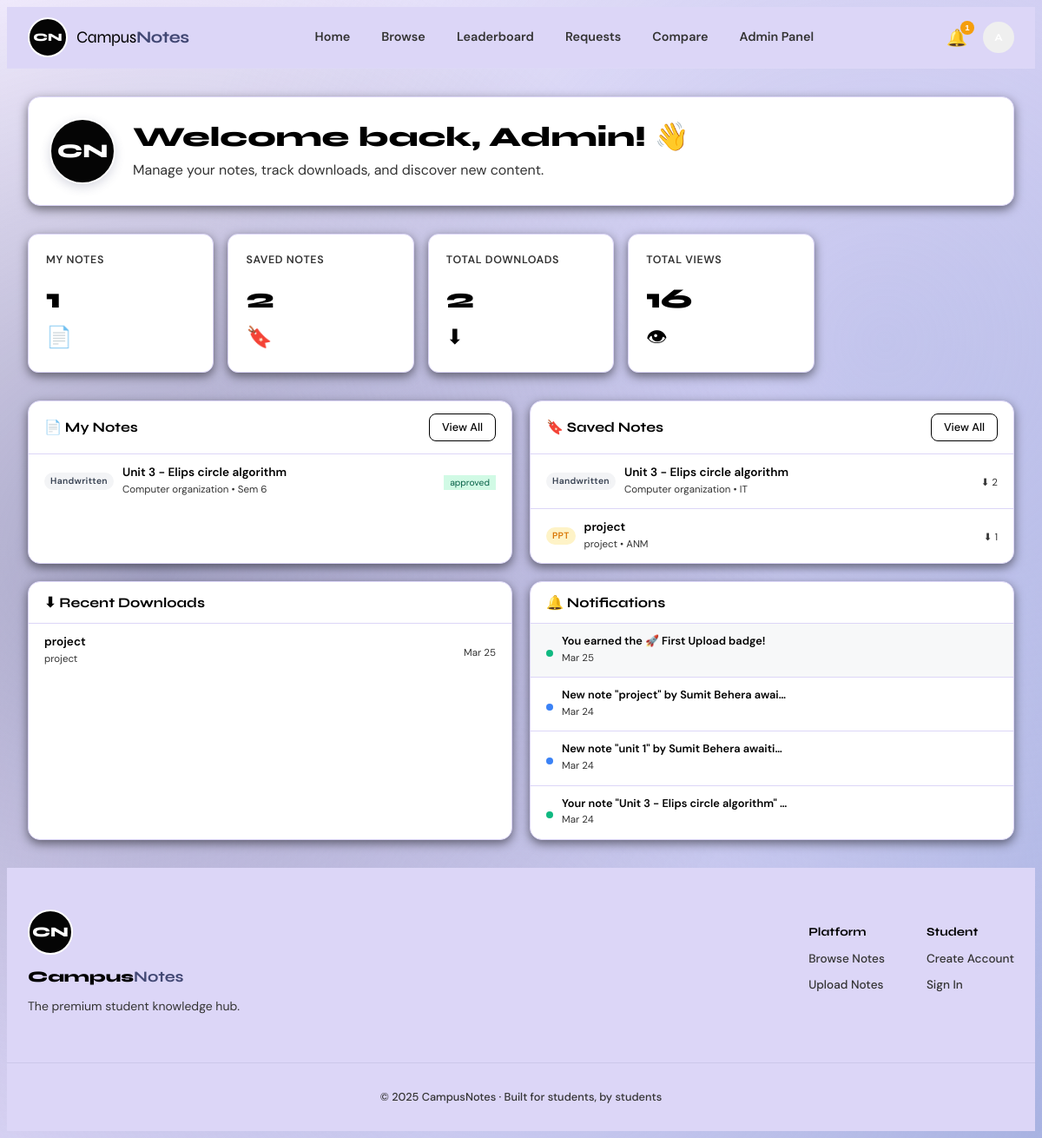
The app's page /dashboard (signed in) with its own data.
### tables this page shows
CREATE TABLE users(
        id INTEGER PRIMARY KEY AUTOINCREMENT, name TEXT NOT NULL,
        email TEXT UNIQUE NOT NULL, password_hash TEXT NOT NULL,
        role TEXT DEFAULT 'student', status TEXT DEFAULT 'active',
        college TEXT, branch TEXT, semester INTEGER, bio TEXT,
        avatar_color TEXT DEFAULT '#4f46e5',
        created_at TEXT DEFAULT(datetime('now')), profile_picture TEXT, is_verified INTEGER DEFAULT 0);

CREATE TABLE notes(
        id INTEGER PRIMARY KEY AUTOINCREMENT, title TEXT NOT NULL,
        subject TEXT NOT NULL, branch TEXT NOT NULL, semester INTEGER NOT NULL,
        note_type TEXT NOT NULL, difficulty TEXT NOT NULL,
        description TEXT, tags TEXT, college TEXT, file_path TEXT NOT NULL,
        file_name TEXT, file_size INTEGER, file_ext TEXT,
        uploaded_by INTEGER NOT NULL REFERENCES users(id) ON DELETE CASCADE,
        downloads INTEGER DEFAULT 0, views INTEGER DEFAULT 0,
        status TEXT DEFAULT 'pending', reject_reason TEXT,
        featured INTEGER DEFAULT 0,
        uploaded_at TEXT DEFAULT(datetime('now')), approved_at TEXT);

CREATE TABLE saved_notes(
        id INTEGER PRIMARY KEY AUTOINCREMENT,
        user_id INTEGER NOT NULL REFERENCES users(id) ON DELETE CASCADE,
        note_id INTEGER NOT NULL REFERENCES notes(id) ON DELETE CASCADE,
        saved_at TEXT DEFAULT(datetime('now')), UNIQUE(user_id,note_id));

CREATE TABLE download_history(
        id INTEGER PRIMARY KEY AUTOINCREMENT,
        user_id INTEGER NOT NULL REFERENCES users(id) ON DELETE CASCADE,
        note_id INTEGER NOT NULL REFERENCES notes(id) ON DELETE CASCADE,
        downloaded_at TEXT DEFAULT(datetime('now')));

CREATE TABLE notifications(
        id INTEGER PRIMARY KEY AUTOINCREMENT,
        user_id INTEGER NOT NULL REFERENCES users(id) ON DELETE CASCADE,
        message TEXT NOT NULL, type TEXT DEFAULT 'info',
        is_read INTEGER DEFAULT 0, link TEXT,
        created_at TEXT DEFAULT(datetime('now')));

### app.py (the view)
@app.route('/dashboard')
@login_req
def dashboard():
    db=get_db(); u=cur_user()
    my_notes=db.execute("SELECT * FROM notes WHERE uploaded_by=? ORDER BY uploaded_at DESC",(u['id'],)).fetchall()
    saved=db.execute("SELECT sn.user_id, sn.saved_at, n.id as id, n.id as note_id, n.title, n.subject, n.note_type, n.branch, n.semester, n.difficulty, n.file_ext, n.downloads, n.views, n.uploaded_at, n.uploaded_by, n.featured FROM saved_notes sn JOIN notes n ON sn.note_id=n.id WHERE sn.user_id=? AND n.status='approved' ORDER BY sn.saved_at DESC",(u['id'],)).fetchall()
    downloads=db.execute("SELECT dh.*,n.title,n.subject FROM download_history dh JOIN notes n ON dh.note_id=n.id WHERE dh.user_id=? ORDER BY dh.downloaded_at DESC LIMIT 10",(u['id'],)).fetchall()
    notifs=db.execute("SELECT * FROM notifications WHERE user_id=? ORDER BY created_at DESC LIMIT 6",(u['id'],)).fetchall()
    saved_ids={s['note_id'] for s in saved}
    uploaders={u['id']:u}
    for s in saved:
        if s['uploaded_by'] not in uploaders:
            uploaders[s['uploaded_by']]=db.execute("SELECT * FROM users WHERE id=?",(s['uploaded_by'],)).fetchone()
    return render_template('student/dashboard.html',my_notes=my_notes,saved=saved,
                           downloads=downloads,notifs=notifs,saved_ids=saved_ids,uploaders=uploaders,
                           total_downloads=sum(n['downloads'] for n in my_notes),
                           total_views=sum(n['views'] for n in my_notes))

### app.py (called while the page is built)
def get_db():
    if 'db' not in g:
        g.db = sqlite3.connect(DB_PATH)
        g.db.row_factory = sqlite3.Row
        g.db.execute("PRAGMA foreign_keys=ON")
    return g.db

def cur_user():
    uid = session.get('user_id')
    return get_db().execute("SELECT * FROM users WHERE id=?",(uid,)).fetchone() if uid else None

def login_req(f):
    @functools.wraps(f)
    def dec(*a,**k):
        if not session.get('user_id'):
            flash('Please log in.','warning'); return redirect(url_for('login',next=request.url))
        u = cur_user()
        if u and u['status']=='blocked':
            session.clear(); flash('Account blocked.','error'); return redirect(url_for('login'))
        return f(*a,**k)
    return dec

@app.template_filter('fmt_short')
def tpl_short(s):
    if not s: return ''
    try: return datetime.fromisoformat(s).strftime('%b %d')
    except: return s

### templates/student/dashboard.html (shortened to what this page needs)
{% extends 'base.html' %}
{% block content %}
<div class="container">
  <div class="dashboard-header" style="padding-top: 32px; border-bottom: 0;">
    <div style="display: flex; align-items: center; gap: 20px; margin-bottom: 32px; background: var(--card-bg); padding: 24px; border-radius: var(--radius); border: 1px solid var(--border); box-shadow: var(--shadow);">
      <div style="width: 72px; height: 72px; background: #050505; border-radius: 50%; display: flex; align-items: center; justify-content: center; color: #FFFFFF; font-weight: 800; font-size: 1.4rem; font-family: 'Syne', sans-serif; box-shadow: 0 4px 12px rgba(66, 72, 116, 0.2); border: 2px solid #FFFFFF;">CN</div>
      <div>
        <h1 style="margin: 0; font-size: 2rem; font-weight: 800; color: var(--text-primary);">Welcome back, {{ current_user['name'] }}! 👋</h1>
        <p style="margin: 6px 0 0 0; color: var(--text-secondary); font-size: 1rem;">Manage your notes, track downloads, and discover new content.</p>
      </div>
    </div>
  </div>
  <div class="stat-cards" style="margin-bottom: 32px;">
    <div class="stat-card">
      <div class="stat-card-label">My Notes</div>
      <div class="stat-card-value">{{ my_notes|length }}</div>
      <div class="stat-card-icon">📄</div>
    </div>
    <div class="stat-card">
      <div class="stat-card-label">Saved Notes</div>
      <div class="stat-card-value">{{ saved|length }}</div>
      <div class="stat-card-icon">🔖</div>
    </div>
    <div class="stat-card">
      <div class="stat-card-label">Total Downloads</div>
      <div class="stat-card-value">{{ total_downloads }}</div>
      <div class="stat-card-icon">⬇</div>
    </div>
    <div class="stat-card">
      <div class="stat-card-label">Total Views</div>
      <div class="stat-card-value">{{ total_views }}</div>
      <div class="stat-card-icon">👁</div>
    </div>
  </div>
  <div class="dashboard-grid-2x2">
    <div class="dashboard-section compact-section">
      <div class="section-header">
        <h2 style="font-size: 1rem; margin: 0;">📄 My Notes</h2>
        <a href="{{ url_for('my_notes') }}" class="btn btn-outline btn-sm">View All</a>
      </div>
      <div class="section-body">
        {% if my_notes %}
        <div class="compact-list">
          {% for note in my_notes[:4] %}
          <a href="{{ url_for('note_detail', nid=note['id']) }}" class="compact-list-item">
            <div class="compact-item-left">
              <span class="note-type-badge {{ 'badge-pdf' if note['note_type']=='PDF' else 'badge-ppt' if note['note_type']=='PPT' else 'badge-default' }}" style="font-size: 0.65rem; padding: 2px 7px; margin: 0;">{{ note['note_type'] }}</span>
              <div>
                <div class="compact-title">{{ note['title'] }}</div>
                <div class="compact-meta">{{ note['subject'] }} • Sem {{ note['semester'] }}</div>
              </div>
            </div>
            <div class="compact-stats">
              <span class="note-status {{ 'status-approved' if note['status']=='approved' else 'status-pending' if note['status']=='pending' else 'status-rejected' }}" style="font-size: 0.65rem; padding: 2px 7px;">{{ note['status'] }}</span>
            </div>
          </a>
          {% endfor %}
        </div>
        {% else %}
        <div class="compact-empty">
          <span>📝</span>
          <p>No notes uploaded yet</p>
          <a href="{{ url_for('upload') }}" class="btn btn-primary btn-sm">Upload Notes</a>
        </div>
        {% endif %}
      </div>
    </div>
    <div class="dashboard-section compact-section">
      <div class="section-header">
        <h2 style="font-size: 1rem; margin: 0;">🔖 Saved Notes</h2>
        <a href="{{ url_for('saved_notes_page') }}" class="btn btn-outline btn-sm">View All</a>
      </div>
      <div class="section-body">
        {% if saved %}
        <div class="compact-list">
          {% for note in saved[:4] %}
          <a href="{{ url_for('note_detail', nid=note['note_id']) }}" class="compact-list-item">
            <div class="compact-item-left">
              <span class="note-type-badge {{ 'badge-pdf' if note['note_type']=='PDF' else 'badge-ppt' if note['note_type']=='PPT' else 'badge-default' }}" style="font-size: 0.65rem; padding: 2px 7px; margin: 0;">{{ note['note_type'] }}</span>
              <div>
                <div class="compact-title">{{ note['title'] }}</div>
                <div class="compact-meta">{{ note['subject'] }} • {{ note['branch'] }}</div>
              </div>
            </div>
            <div class="compact-stats">
              <span style="font-size: 0.72rem; color: var(--text-secondary);">⬇ {{ note['downloads'] }}</span>
            </div>
          </a>
          {% endfor %}
        </div>
        {% else %}
        <div class="compact-empty">
          <span>🔖</span>
          <p>No saved notes</p>
          <a href="{{ url_for('browse') }}" class="btn btn-primary btn-sm">Browse Notes</a>
        </div>
        {% endif %}
      </div>
    </div>
    <div class="dashboard-section compact-section">
      <div class="section-header">
        <h2 style="font-size: 1rem; margin: 0;">⬇ Recent Downloads</h2>
      </div>
      <div class="section-body">
        {% if downloads %}
        <div class="compact-list">
          {% for dl in downloads[:4] %}
          <a href="{{ url_for('note_detail', nid=dl['note_id']) }}" class="compact-list-item">
            <div class="compact-item-left">
              <div>
                <div class="compact-title">{{ dl['title'] }}</div>
                <div class="compact-meta">{{ dl['subject'] }}</div>
              </div>
            </div>
            <div class="compact-stats">
              <span style="font-size: 0.72rem; color: var(--text-secondary);">{{ dl['downloaded_at'] | fmt_short }}</span>
            </div>
          </a>
          {% endfor %}
        </div>
        {% else %}
        <div class="compact-empty">
          <span>⬇</span>
          <p>No downloads yet</p>
        </div>
        {% endif %}
      </div>
    </div>
    <div class="dashboard-section compact-section">
      <div class="section-header">
        <h2 style="font-size: 1rem; margin: 0;">🔔 Notifications</h2>
      </div>
      <div class="section-body">
        {% if notifs %}
        <div class="compact-list">
          {% for n in notifs[:4] %}
          <div class="compact-list-item {{ 'notif-unread' if not n['is_read'] }}">
            <div class="compact-item-left">
              <div class="notif-dot notif-{{ n['type'] }}" style="width: 8px; height: 8px; border-radius: 50%; flex-shrink: 0;"></div>
              <div>
                <div class="compact-title" style="font-size: 0.8rem;">{{ n['message'] }}</div>
                <div class="compact-meta">{{ n['created_at'] | fmt_short }}</div>
              </div>
            </div>
          </div>
          {% endfor %}
        </div>
        {% else %}
        <div class="compact-empty">
          <span>🔔</span>
          <p>No notifications</p>
        </div>
        {% endif %}
      </div>
    </div>
  </div>
</div>
{% endblock %}

### records on screen
users: name "Admin"
notes: note_type "Handwritten", title "Unit 3 - Elips circle algorithm", subject "Computer organization", semester "6", status "approved"
saved_notes: note_type "Handwritten", title "Unit 3 - Elips circle algorithm", subject "Computer organization", branch "IT", downloads "2"
saved_notes: note_type "PPT", title "project", subject "project", branch "ANM", downloads "1"
download_history: title "project", subject "project", downloaded_at|fmt_short "Mar 25"
notifications: message "You earned the 🚀 First Upload badge!", created_at|fmt_short "Mar 25"
notifications: message "New note \"project\" by Sumit Behera awai…", created_at|fmt_short "Mar 24"
notifications: message "New note \"unit 1\" by Sumit Behera awaiti…", created_at|fmt_short "Mar 24"
notifications: message "Your note \"Unit 3 - Elips circle algorithm\"…", created_at|fmt_short "Mar 24"

### other values on screen
{{ unread_notifs }} "1"
{{ my_notes|length }} "1"
{{ saved|length }} "2"
{{ total_downloads }} "2"
{{ total_views }} "16"
